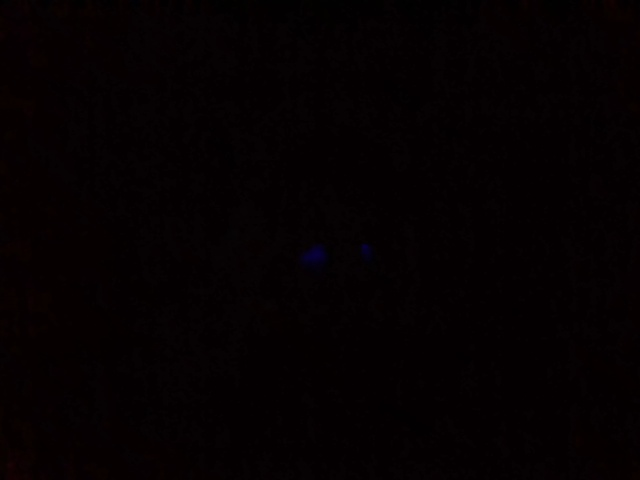
#> input picture datasets/test_images/dark.jpg, 640 x 480 px
$ python -i fingerprint.py   (imports and definitions only)
#> lines starting #> are read from the running program, lines starting #| are printed output that depends on the picture
"""Video fingerprints for de-duplication (no ML).

Per frame sampled at 2 fps (centre 80 % crop, grayscale):
  * appearance hash: 64-bit difference hash of the frame       -> same camera view
  * motion hash: 64-bit difference hash of |frame - frame 0.5 s earlier|, only when something moved
                                                                -> same actual footage
Two uploads of the same incident share motion hashes even with different logos, borders, resolution
or compression; two different recordings from the same fixed camera share appearance but not motion.

    python -m snatchguard.webdata.fingerprint --snatch1 ~/snatchguard/data/samples/snatch1.0
"""

from __future__ import annotations

import argparse
from dataclasses import dataclass
from pathlib import Path

import cv2
import numpy as np

SAMPLE_FPS = 2.0            # new videos
REFERENCE_FPS = 5.0         # the reference set is sampled densely so any frame has a match within 0.1 s
MOTION_MIN = 2.5            # mean abs difference (0-255) below this = nothing moved, motion hash unusable
_POP = np.array([bin(i).count("1") for i in range(256)], dtype=np.uint8)


@dataclass
class Fingerprint:
    app: np.ndarray        # uint64 per sample
    motion: np.ndarray     # uint64 per sample (only samples with motion)
    times: np.ndarray      # seconds of each appearance sample
    duration: float
    width: int
    height: int


def _dhash(gray: np.ndarray) -> int:
    small = cv2.resize(gray, (9, 8), interpolation=cv2.INTER_AREA)
    bits = (small[:, 1:] > small[:, :-1]).flatten()
    return int(np.packbits(bits).view(">u8")[0])


def compute(path: str | Path, max_seconds: float | None = None, start_s: float = 0.0,
            sample_fps: float = SAMPLE_FPS) -> Fingerprint | None:
#> called with path = '../../datasets/test_images/dark.jpg', start_s = 0, sample_fps = 2
    cap = cv2.VideoCapture(str(path))
    if not cap.isOpened():
        return None
    fps = cap.get(cv2.CAP_PROP_FPS) or 25.0
    if start_s:
        cap.set(cv2.CAP_PROP_POS_MSEC, start_s * 1000)
    w, h = int(cap.get(cv2.CAP_PROP_FRAME_WIDTH)), int(cap.get(cv2.CAP_PROP_FRAME_HEIGHT))
    step = max(1, round(fps / sample_fps))
    app, mot, times = [], [], []
    prev = None
    idx = 0
    while True:
        if not cap.grab():
            break
        idx += 1
        if (idx - 1) % step:
            continue
        ok, img = cap.retrieve()
#> img is the input picture: shape (480, 640, 3); mean B, G, R 1.4, 0.5, 4.9
#> ok = True
        if not ok:
            break
        t = start_s + (idx - 1) / fps
        if max_seconds and t - start_s > max_seconds:
            break
        H, W = img.shape[:2]
#> H = 480; W = 640
        crop = img[int(0.1 * H):int(0.9 * H), int(0.1 * W):int(0.9 * W)]
        gray = cv2.cvtColor(cv2.resize(crop, (128, 72), interpolation=cv2.INTER_AREA), cv2.COLOR_BGR2GRAY)
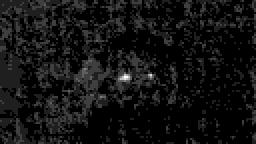
#> gray: shape (72, 128) (shown 2 times larger); min 1, max 9, mean 1.57; drawn with min black and max white
        gray = cv2.GaussianBlur(gray, (3, 3), 0)
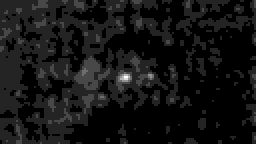
#> gray: shape (72, 128) (shown 2 times larger); min 1, max 8, mean 1.55; drawn with min black and max white
        app.append(_dhash(gray))
        times.append(t)
        if prev is not None and len(times) >= 2:
            diff = cv2.absdiff(gray, prev)
            if float(diff.mean()) >= MOTION_MIN:
                mot.append(_dhash(diff))
        prev = gray
    return Fingerprint(np.array(app, dtype=np.uint64), np.array(mot, dtype=np.uint64), np.array(times),
                       times[-1] if times else 0.0, w, h)


# [21 lines left out: functions save, load, _min_hamming, not called in this run]


def match_fraction(a: np.ndarray, b: np.ndarray, tol: int) -> float:
    return float((_min_hamming(a, b) <= tol).mean()) if len(a) else 0.0


# [28 lines left out: functions similarity, main, not called in this run]


# [2 lines not run here, left out]

>>> result = compute('../../datasets/test_images/dark.jpg')
